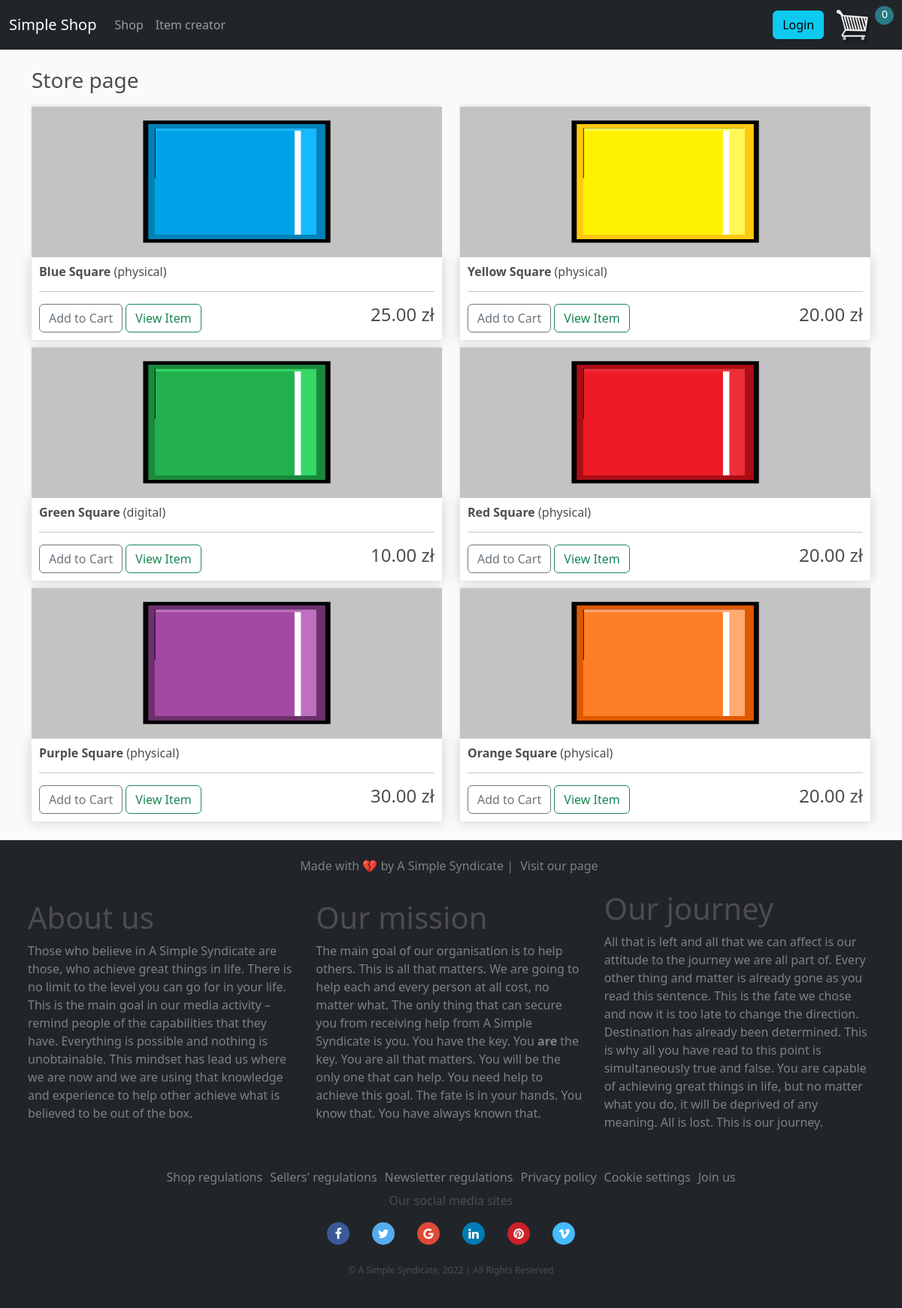
The page / on the database its author committed.
### store/store/models.py (models this page shows, shortened)
class Product(models.Model):
    name = models.CharField(max_length=200, null=True)
    price = models.DecimalField(max_digits=7, decimal_places=2)
    digital = models.BooleanField(default=False, null=True, blank=True)
    image = models.ImageField(null=True, blank=True)
    @property
    def imageURL(self):
        try:
            url = self.image.url
        except:
            url = ''
        return url

### store/store/views.py (the view)
# urls.py: path('', include('store.store.urls')),              # The word 'store' is used two times due to the structure of the project which contains two store folders
def store(request):
    data = cartData(request)
    cartItems = data['cartItems']
    products = Product.objects.all()
    context = {'products': products, 'cartItems': cartItems}
    return render(request, 'store/store.html', context)

### store/store/utils.py (called while the page is built, shortened)
def cookieCart(request):
    try:
        cart = json.loads(request.COOKIES['cart'])
    except:
        cart = {}
    print('Cart:', cart)
    items = []
    order = {'get_cart_total':0, 'get_cart_items':0, 'shipping':False}
    cartItems = order['get_cart_items']
    return {'cartItems': cartItems, 'order': order, 'items': items}

def cartData(request):
    if request.user.is_authenticated:
        customer = request.user.customer
        order, created = Order.objects.get_or_create(customer=customer, complete=False)
        items = order.orderitem_set.all()
        cartItems = order.get_cart_items
    else:
        cookieData = cookieCart(request)
        cartItems = cookieData['cartItems']
        order = cookieData['order']
        items = cookieData['items']
    return {'cartItems': cartItems, 'order': order, 'items': items}

### store/templates/store/store.html (shortened to what this page needs)
{% extends 'store/main.html' %}
{% load static %}
{% block content %}
    <h3>Store page</h3>
    <div class="row">
        {% for product in products %}
        <div class="col-md-6">
            <img class="item-thumbnail" src="{{ product.imageURL }}">
            <div class="box-element product">
                <h6>
                    <strong>{{ product.name }}</strong>
                    {% if product.digital == False %}
                        (physical)
                    {% else %}
                        (digital)
                    {% endif %}
                </h6>
                <hr>
                <button data-product={{ product.id }} data-action="add"
                class="btn btn-outline-secondary add-btn update-cart">Add to Cart</button>
                <a class="btn btn-outline-success" href="#">View Item</a>
                <h4 class="item-price">{{ product.price|floatformat:2 }} zł</h4>
            </div>
        </div>
        {% endfor %}
    </div>
{% endblock content %}

### static/css/main.css (style rules this page uses)
body { background-color: hsl(0, 0%, 98%); display: flex; flex-direction: column; min-height: 10vh; }
h1,h2,h3,h4,h5,h6 { color:hsl(0, 0%, 30%); }
.col-lg-4, .col-lg-6, .col-lg-8, .col-lg-12, .col-md-6 { margin-top: 10px; }
.box-element { box-shadow:hsl(0, 0%, 80%) 0 0 16px; background-color: #fff; border-radius: 4px; padding: 10px; }
.item-thumbnail { width: 100%; height: 200px; -webkit-box-shadow: -1px -3px 5px -2px rgba(214,214,214,1); -moz-box-shadow: -1px -3px 5px -2px rgba(214,214,214,1); box-shadow: -1px -3px 5px -2px rgba(214,214,214,1); }
.product { border-radius: 0 0 4px 4px; }
.item-price { display: inline-block; float: right; }

### rows shown on the page
Product: imageURL (picture), name "Blue Square", digital "(physical)", price "25.00"
Product: imageURL (picture), name "Yellow Square", digital "(physical)", price "20.00"
Product: imageURL (picture), name "Green Square", digital "(digital)", price "10.00"
Product: imageURL (picture), name "Red Square", digital "(physical)", price "20.00"
Product: imageURL (picture), name "Purple Square", digital "(physical)", price "30.00"
Product: imageURL (picture), name "Orange Square", digital "(physical)", price "20.00"

### other values the page prints
{{ cartItems }} "0"
